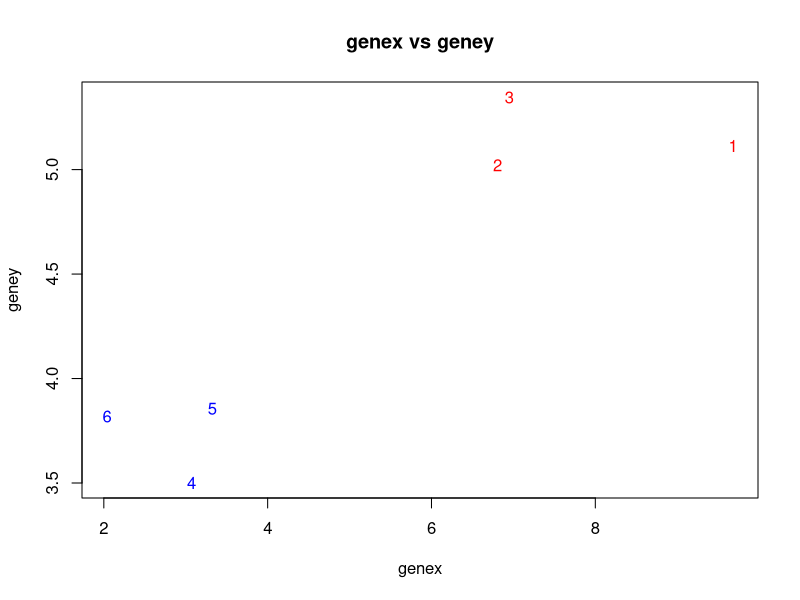
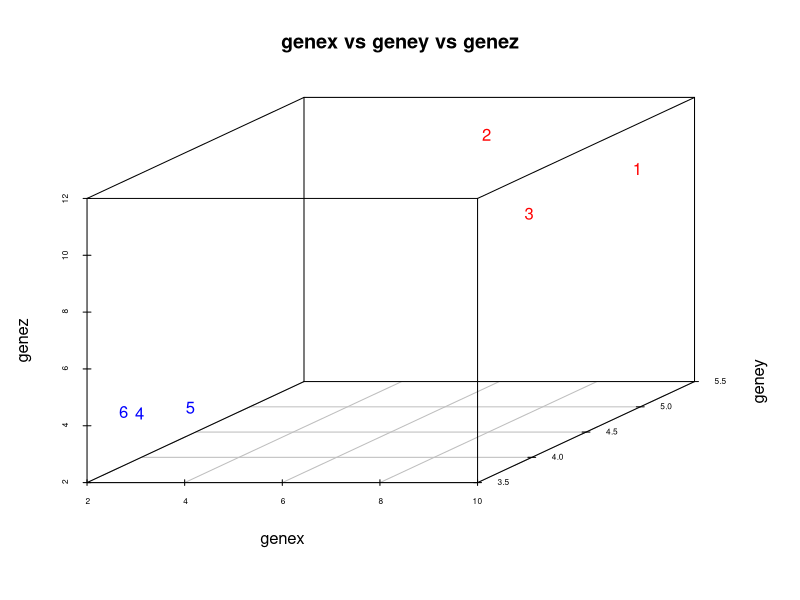
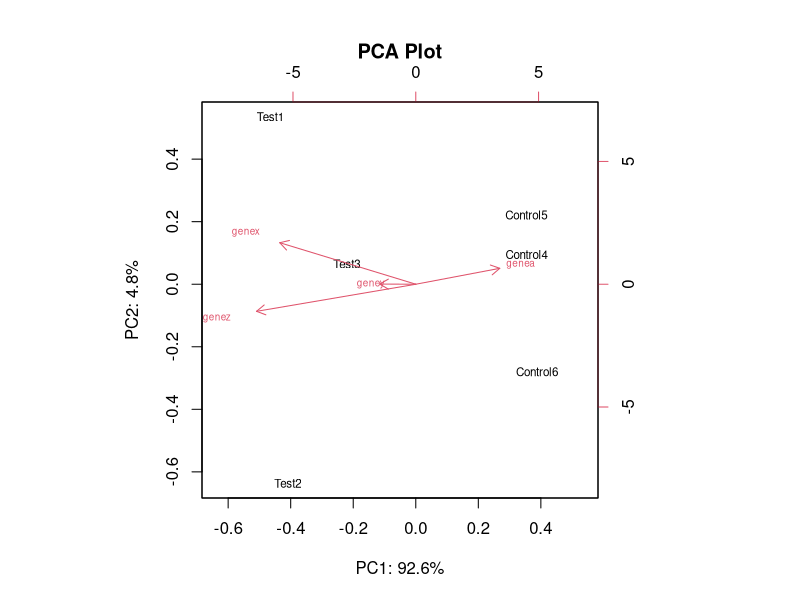
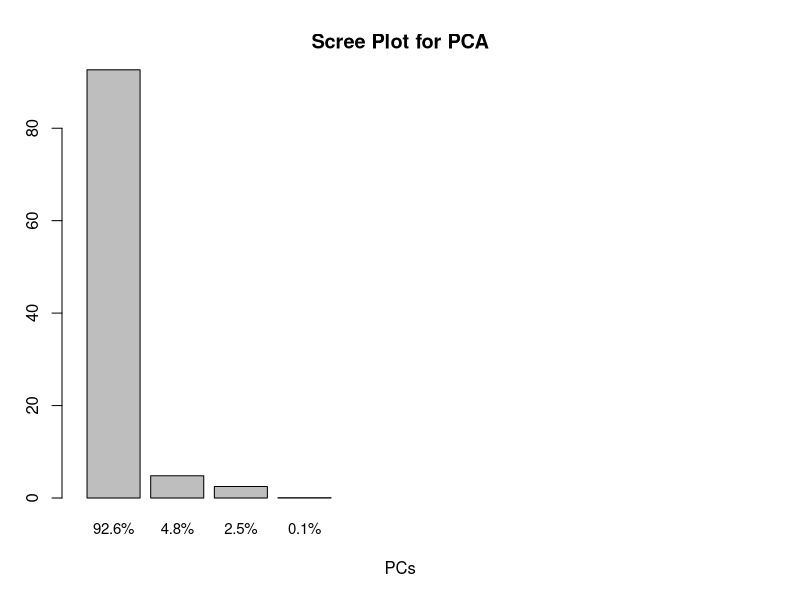
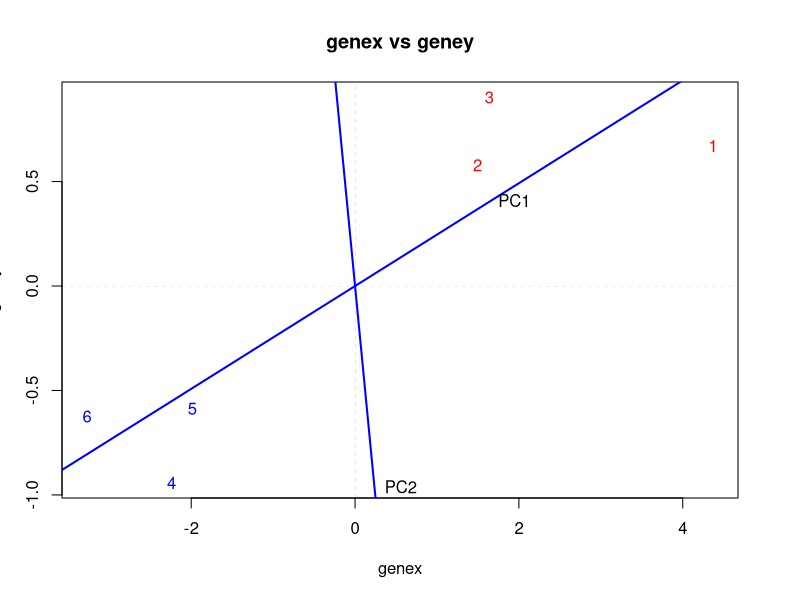
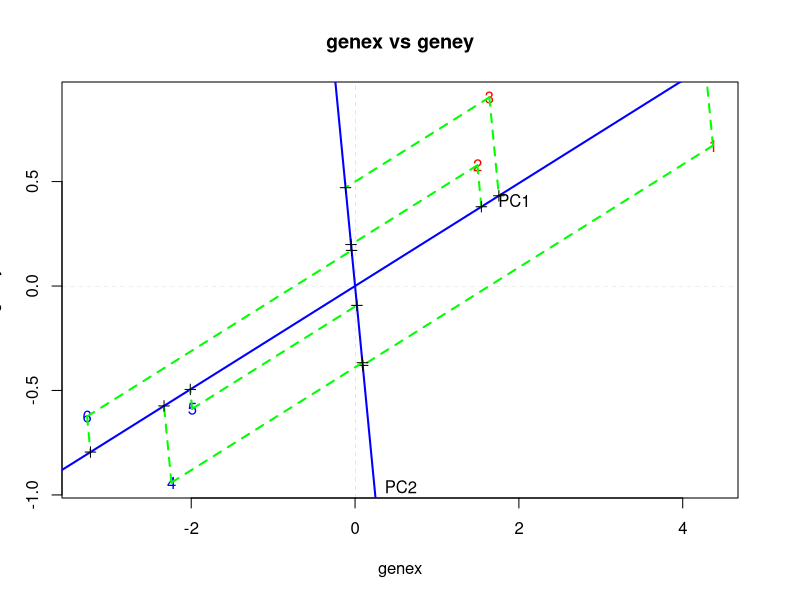
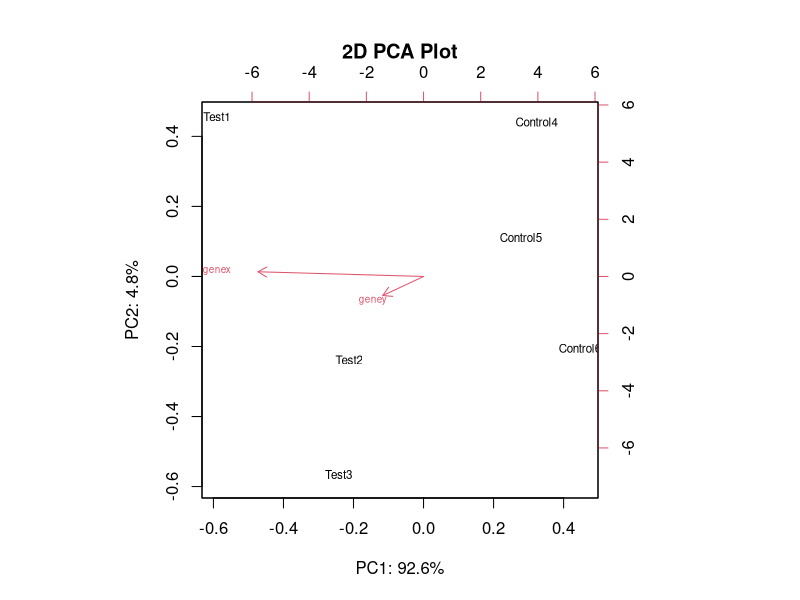
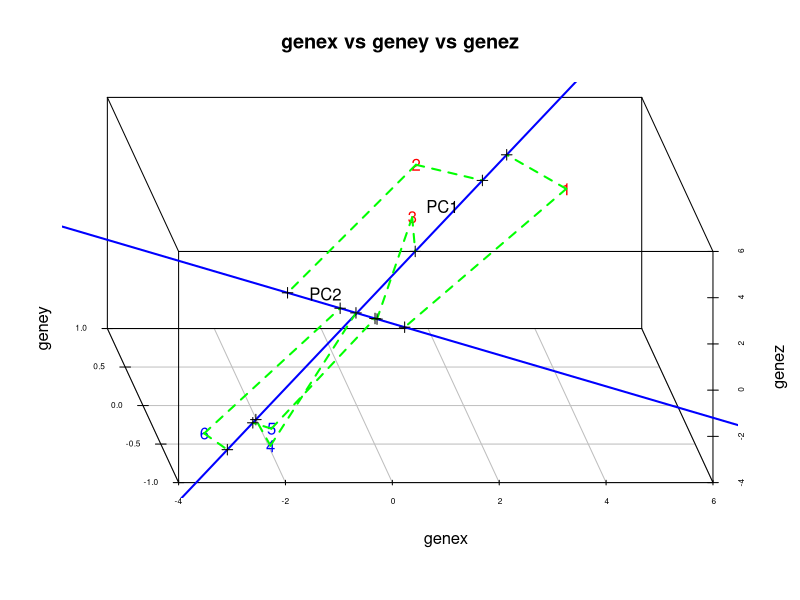

These charts were generated, in order, by the following R code:
## ---- chunk 1
#install.packages("scatterplot3d")
library(scatterplot3d)
#let's look at vector decomposition
#4 genes x,y,z and a with read counts across 6 mice
#gene expression for mice 1-3 is between 8-12; for mice 4-6, 1-6
genex <- c(runif(3,6,10),runif(3,2,4))
geney <- c(runif(3,4,6),runif(3,2,5))
genez <- c(runif(3,8,12),runif(3,3,5))
genea <- c(runif(3,2,4),runif(3,3,7))
#matrix of the above
pca <- rbind(genex,geney,genez,genea)
colnames(pca) <- c("Test1","Test2","Test3","Control4","Control5","Control6")
pca
## ---- chunk 2
color <- c(rep("red",3,sep=""), rep("blue",3,sep=""))
number <- as.character(1:6)

#let's graph genex vs geney
plot(genex,geney, xlab="genex", ylab="geney", main="genex vs geney", pch=number, col=color)
## ---- chunk 3
#now genex vs geney vs genez
scatterplot3d(genex,geney,genez, main="genex vs geney vs genez", xlab="genex", ylab="geney", zlab="genez", cex.axis = .5, pch=number, color=color)
## ---- chunk 4
#conduct pca analysis using prcomp
pcx <- prcomp(t(pca))

#variance explained for each pc of pcx
var.explained <- (pcx$sdev^2/sum(pcx$sdev^2)*100)

#generate plot for pcx
biplot(pcx, cex=c(0.7,0.6), xlab=paste("PC1: ", round(var.explained[1], 1), "%", sep=""), ylab=paste("PC2: ", round(var.explained[2], 1), "%", sep=""), main="PCA Plot")
## ---- chunk 5
#generate Scree plot
#plots variances of each PC
labs <- paste(round(var.explained, 1), "%", sep="")
barplot(var.explained[1:10], names.arg=labs[1:10], ylim=c(0,90), xlab="PCs", ylab="Percent Variance", main="Scree Plot for PCA", cex.names=.9)
## ---- chunk 6
#run pca just on genex and geney
pcx.2 <- prcomp(t(pca[1:2,]))

#mean (mu) of each gene
mu<- pcx.2$center
#each PC has an eigenvector that represents how much each gene contributes to the PC
#similar to the slope of the line across the various dimensions of the data
#each gene's contribution for each PC is held in $rotation
pc1 <- as.vector(pcx.2$rotation[,1])
pc2 <- as.vector(pcx.2$rotation[,2])

#plot PC1 and PC2 overlayed on centered points
plot(genex-mu[1],geney-mu[2], xlab="genex", ylab="geney", main="genex vs geney", pch=number, col=color)
    #dotted lines
    abline(h=0, lwd=.1, lty=2)
    abline(v=0, lwd=.1, lty=2)
    #PC lines
    abline(a=0, b=pc1[2]/pc1[1], col="blue", lwd=2)
    abline(a=0, b=pc2[2]/pc2[1], col="blue", lwd=2)
    #labels for PC1 and PC2
    text(pcx.2$rotation[1,1]*-2,pcx.2$rotation[2,1]*-2,
         pos=1, label="PC1")
    text(pcx.2$rotation[1,2],pcx.2$rotation[2,2],
         pos=4, label="PC2")
## ---- chunk 7
#find PC1 and PC2 intercepts using $x and $rotation
pc1.int <- cbind(pcx.2$rotation[1,1]*pcx.2$x[,1],
                 pcx.2$rotation[2,1]*pcx.2$x[,1])
pc2.int<- cbind(pcx.2$rotation[1,2]*pcx.2$x[,2],
                pcx.2$rotation[2,2]*pcx.2$x[,2])
#assign original coordinates-mu and intercepts to perp.points
perp.points <- cbind(t(pca[1:2,]-mu[1:2]),pc1.int,pc2.int)

#plot PC1 and PC2 with intercepts
plot(genex-mu[1],geney-mu[2], xlab="genex", ylab="geney", main="genex vs geney", pch=number, col=color)
    #dotted lines
    abline(h=0, lwd=.1, lty=2)
    abline(v=0, lwd=.1, lty=2)
    #PC lines
    abline(a=0, b=pc1[2]/pc1[1], col="blue", lwd=2)
    abline(a=0, b=pc2[2]/pc2[1], col="blue", lwd=2)
    #labels for PC1 and PC2
    text(pcx.2$rotation[1,1]*-2,pcx.2$rotation[2,1]*-2,
         pos=1, label="PC1")
    text(pcx.2$rotation[1,2],pcx.2$rotation[2,2],
         pos=4, label="PC2")
    #PC1 and PC2 projections looped 6 times
for(j in 1:6){
    #orthogonal projections to PC1
    segments(perp.points[j,1], perp.points[j,2],
             perp.points[j,3], perp.points[j,4],
             col="green", lwd=2, lty=2)
    #orthogonal points for PC1
    points(perp.points[j,3], perp.points[j,4],
           col="black", pch=3)
    #orthogonal projections to PC2
    segments(perp.points[j,1], perp.points[j,2],
             perp.points[j,5], perp.points[j,6],
             col="green", lwd=2, lty=2)
    #orthogonal points for PC2
    points(perp.points[j,5], perp.points[j,6],
           col="black", pch=3)
}
## ---- chunk 8
#generate plot for pcx.2
biplot(pcx.2, cex=c(0.7,0.6), xlab=paste("PC1: ", round(var.explained[1], 1), "%", sep=""), ylab=paste("PC2: ", round(var.explained[2], 1), "%", sep=""), main="2D PCA Plot")
## ---- chunk 9
#run pca just on genex and geney
pcx.3 <- prcomp(t(pca[1:3,]))

#mean (mu) of each gene
mu<- pcx.3$center
#each PC has an eigenvector that represents how much each gene contributes to the PC
#similar to the slope of the line across the various dimensions of the data
#each gene's contribution for each PC is held in $rotation
pc1 <- as.vector(pcx.3$rotation[,1])
pc2 <- as.vector(pcx.3$rotation[,2])
endpts <- rbind(pc1*20,pc1*-20)
endpts2 <- rbind(pc2*20,pc2*-20)

#find PC1 and PC2 intercepts using $x and $rotation
pc1.int <- cbind(pcx.3$rotation[1,1]*pcx.3$x[,1],
                 pcx.3$rotation[2,1]*pcx.3$x[,1],
                 pcx.3$rotation[3,1]*pcx.3$x[,1])
pc2.int <- cbind(pcx.3$rotation[1,2]*pcx.3$x[,2],
                 pcx.3$rotation[2,2]*pcx.3$x[,2],
                 pcx.3$rotation[3,2]*pcx.3$x[,2])
#assign original coordinates-mu and intercepts to perp.points
perp.points.3D <- cbind(t(pca[1:3,]-mu[1:3]),pc1.int,pc2.int)

s3d <- scatterplot3d(genex-mu[1],geney-mu[2],genez-mu[3], main="genex vs geney vs genez", xlab="genex", ylab="geney", zlab="genez", cex.axis = .5, pch=number, color=color, angle=105)
    #PC lines
    s3d$points3d(endpts, type="l", col="blue", lwd=2)
    s3d$points3d(endpts2, type="l", col="blue", lwd=2)
    #labels for PC1 and PC2
    text(s3d$xyz.convert(pcx.3$rotation[1,1]*-3,
                         pcx.3$rotation[2,1]*-3,
                         pcx.3$rotation[3,1]*-3),
                         pos=3, label="PC1")
    text(s3d$xyz.convert(pcx.3$rotation[1,2]*1.5,
                         pcx.3$rotation[2,2]*1.5,
                         pcx.3$rotation[3,2]*1.5),
                         pos=4, label="PC2")
    #PC1 and PC2 projections looped 6 times
for(k in 1:6){
    #orthogonal projections to PC1
    s3d$points3d(x=c(perp.points.3D[k,1], perp.points.3D[k,4]),
                 y=c(perp.points.3D[k,2], perp.points.3D[k,5]),
                 z=c(perp.points.3D[k,3], perp.points.3D[k,6]),
                 col="green", type="l", lwd=2, lty=2)
    #orthogonal points to PC1
    s3d$points3d(perp.points.3D[k,4], perp.points.3D[k,5],
                 perp.points.3D[k,6], col="black", pch=3)
    #orthogonal projections to PC2
    s3d$points3d(x=c(perp.points.3D[k,1], perp.points.3D[k,7]),
                 y=c(perp.points.3D[k,2], perp.points.3D[k,8]),
                 z=c(perp.points.3D[k,3], perp.points.3D[k,9]),
                 col="green", type="l", lwd=2, lty=2)
    #orthogonal points to PC2
    s3d$points3d(perp.points.3D[k,7], perp.points.3D[k,8],
                 perp.points.3D[k,9], col="black", pch=3)
}
## ---- chunk 10
#generate plot for pcx.3
biplot(pcx.3, cex=c(0.7,0.6), xlab=paste("PC1: ", round(var.explained[1], 1), "%", sep=""), ylab=paste("PC2: ", round(var.explained[2], 1), "%", sep=""), main="3D PCA Plot")
